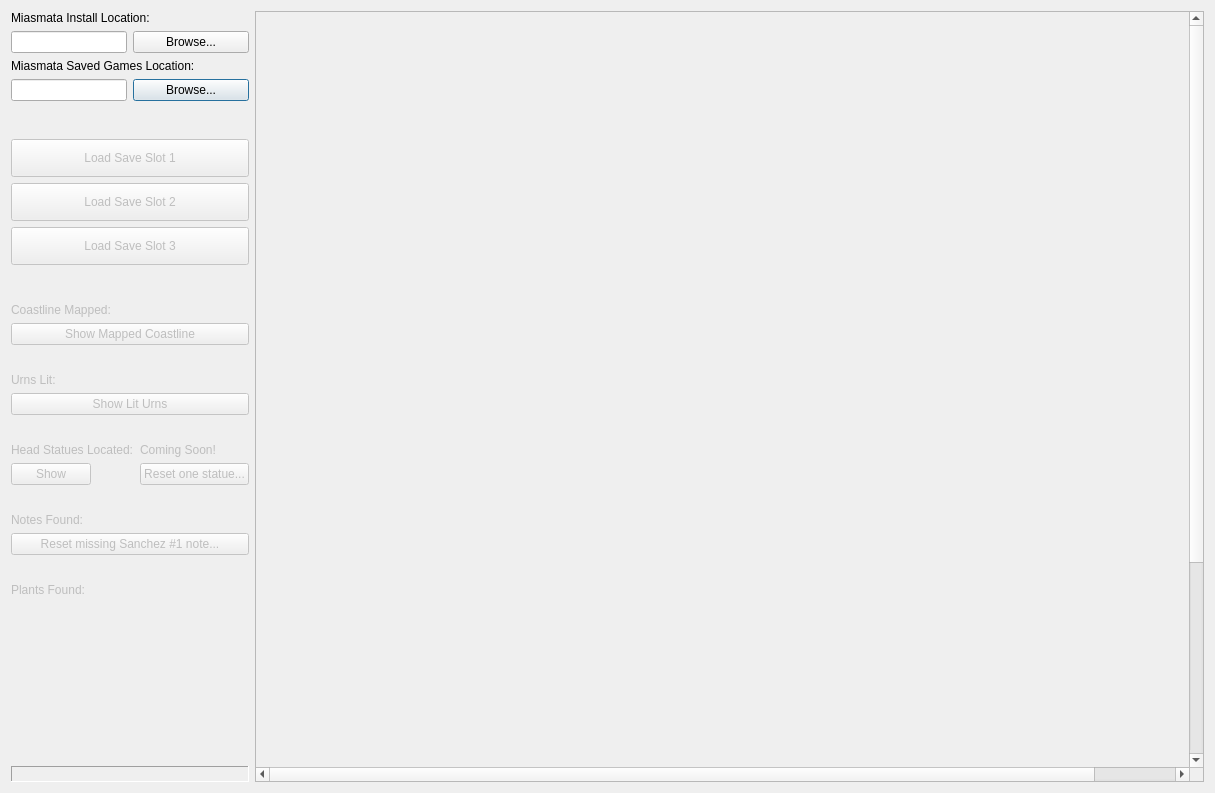
<?xml version="1.0" encoding="UTF-8"?>
<ui version="4.0">
 <class>SaveManager</class>
 <widget class="QDialog" name="SaveManager">
  <property name="geometry">
   <rect>
    <x>0</x>
    <y>0</y>
    <width>1215</width>
    <height>793</height>
   </rect>
  </property>
  <property name="windowTitle">
   <string>Miasmata Save Utility</string>
  </property>
  <layout class="QHBoxLayout" name="horizontalLayout_2" stretch="0,0">
   <item>
    <layout class="QVBoxLayout" name="verticalLayout">
     <item>
      <layout class="QGridLayout" name="gridLayout">
       <item row="2" column="0">
        <widget class="QLineEdit" name="install_path">
         <property name="sizePolicy">
          <sizepolicy hsizetype="Minimum" vsizetype="Fixed">
           <horstretch>0</horstretch>
           <verstretch>0</verstretch>
          </sizepolicy>
         </property>
        </widget>
       </item>
       <item row="4" column="1">
        <widget class="QPushButton" name="save_browse">
         <property name="text">
          <string>Browse...</string>
         </property>
        </widget>
       </item>
       <item row="2" column="1">
        <widget class="QPushButton" name="install_browse">
         <property name="text">
          <string>Browse...</string>
         </property>
        </widget>
       </item>
       <item row="4" column="0">
        <widget class="QLineEdit" name="save_path">
         <property name="sizePolicy">
          <sizepolicy hsizetype="Minimum" vsizetype="Fixed">
           <horstretch>0</horstretch>
           <verstretch>0</verstretch>
          </sizepolicy>
         </property>
        </widget>
       </item>
       <item row="3" column="0" colspan="2">
        <widget class="QLabel" name="label_2">
         <property name="sizePolicy">
          <sizepolicy hsizetype="Minimum" vsizetype="Preferred">
           <horstretch>0</horstretch>
           <verstretch>0</verstretch>
          </sizepolicy>
         </property>
         <property name="text">
          <string>Miasmata Saved Games Location:</string>
         </property>
        </widget>
       </item>
       <item row="1" column="0" colspan="2">
        <widget class="QLabel" name="label">
         <property name="sizePolicy">
          <sizepolicy hsizetype="Minimum" vsizetype="Preferred">
           <horstretch>0</horstretch>
           <verstretch>0</verstretch>
          </sizepolicy>
         </property>
         <property name="text">
          <string>Miasmata Install Location:</string>
         </property>
        </widget>
       </item>
      </layout>
     </item>
     <item>
      <spacer name="verticalSpacer">
       <property name="orientation">
        <enum>Qt::Vertical</enum>
       </property>
       <property name="sizeType">
        <enum>QSizePolicy::Maximum</enum>
       </property>
       <property name="sizeHint" stdset="0">
        <size>
         <width>20</width>
         <height>32</height>
        </size>
       </property>
      </spacer>
     </item>
     <item>
      <widget class="QPushButton" name="save0">
       <property name="enabled">
        <bool>false</bool>
       </property>
       <property name="minimumSize">
        <size>
         <width>0</width>
         <height>38</height>
        </size>
       </property>
       <property name="maximumSize">
        <size>
         <width>416</width>
         <height>16777215</height>
        </size>
       </property>
       <property name="text">
        <string>Load Save Slot 1</string>
       </property>
      </widget>
     </item>
     <item>
      <widget class="QPushButton" name="save1">
       <property name="enabled">
        <bool>false</bool>
       </property>
       <property name="minimumSize">
        <size>
         <width>0</width>
         <height>38</height>
        </size>
       </property>
       <property name="maximumSize">
        <size>
         <width>416</width>
         <height>16777215</height>
        </size>
       </property>
       <property name="text">
        <string>Load Save Slot 2</string>
       </property>
      </widget>
     </item>
     <item>
      <widget class="QPushButton" name="save2">
       <property name="enabled">
        <bool>false</bool>
       </property>
       <property name="minimumSize">
        <size>
         <width>0</width>
         <height>38</height>
        </size>
       </property>
       <property name="maximumSize">
        <size>
         <width>416</width>
         <height>16777215</height>
        </size>
       </property>
       <property name="text">
        <string>Load Save Slot 3</string>
       </property>
      </widget>
     </item>
     <item>
      <spacer name="verticalSpacer_3">
       <property name="orientation">
        <enum>Qt::Vertical</enum>
       </property>
       <property name="sizeType">
        <enum>QSizePolicy::Maximum</enum>
       </property>
       <property name="sizeHint" stdset="0">
        <size>
         <width>20</width>
         <height>32</height>
        </size>
       </property>
      </spacer>
     </item>
     <item>
      <layout class="QFormLayout" name="formLayout">
       <property name="fieldGrowthPolicy">
        <enum>QFormLayout::AllNonFixedFieldsGrow</enum>
       </property>
       <item row="1" column="0">
        <widget class="QLabel" name="lbl_coast">
         <property name="enabled">
          <bool>false</bool>
         </property>
         <property name="text">
          <string>Coastline Mapped:</string>
         </property>
        </widget>
       </item>
       <item row="2" column="0" colspan="2">
        <widget class="QPushButton" name="show_coast">
         <property name="enabled">
          <bool>false</bool>
         </property>
         <property name="text">
          <string>Show Mapped Coastline</string>
         </property>
        </widget>
       </item>
       <item row="3" column="0" colspan="2">
        <spacer name="verticalSpacer_4">
         <property name="orientation">
          <enum>Qt::Vertical</enum>
         </property>
         <property name="sizeType">
          <enum>QSizePolicy::Maximum</enum>
         </property>
         <property name="sizeHint" stdset="0">
          <size>
           <width>20</width>
           <height>16</height>
          </size>
         </property>
        </spacer>
       </item>
       <item row="4" column="0">
        <widget class="QLabel" name="lbl_urns">
         <property name="enabled">
          <bool>false</bool>
         </property>
         <property name="text">
          <string>Urns Lit:</string>
         </property>
        </widget>
       </item>
       <item row="4" column="1">
        <widget class="QLabel" name="urns">
         <property name="text">
          <string/>
         </property>
        </widget>
       </item>
       <item row="5" column="0" colspan="2">
        <widget class="QPushButton" name="show_urns">
         <property name="enabled">
          <bool>false</bool>
         </property>
         <property name="text">
          <string>Show Lit Urns</string>
         </property>
        </widget>
       </item>
       <item row="6" column="0" colspan="2">
        <spacer name="verticalSpacer_5">
         <property name="orientation">
          <enum>Qt::Vertical</enum>
         </property>
         <property name="sizeType">
          <enum>QSizePolicy::Maximum</enum>
         </property>
         <property name="sizeHint" stdset="0">
          <size>
           <width>20</width>
           <height>16</height>
          </size>
         </property>
        </spacer>
       </item>
       <item row="7" column="0">
        <widget class="QLabel" name="lbl_heads">
         <property name="enabled">
          <bool>false</bool>
         </property>
         <property name="text">
          <string>Head Statues Located:</string>
         </property>
        </widget>
       </item>
       <item row="7" column="1">
        <widget class="QLabel" name="heads">
         <property name="enabled">
          <bool>false</bool>
         </property>
         <property name="text">
          <string>Coming Soon!</string>
         </property>
        </widget>
       </item>
       <item row="8" column="0">
        <widget class="QPushButton" name="show_heads">
         <property name="enabled">
          <bool>false</bool>
         </property>
         <property name="text">
          <string>Show</string>
         </property>
        </widget>
       </item>
       <item row="8" column="1">
        <widget class="QPushButton" name="reset_head">
         <property name="enabled">
          <bool>false</bool>
         </property>
         <property name="text">
          <string>Reset one statue...</string>
         </property>
        </widget>
       </item>
       <item row="9" column="0" colspan="2">
        <spacer name="verticalSpacer_6">
         <property name="orientation">
          <enum>Qt::Vertical</enum>
         </property>
         <property name="sizeType">
          <enum>QSizePolicy::Maximum</enum>
         </property>
         <property name="sizeHint" stdset="0">
          <size>
           <width>20</width>
           <height>16</height>
          </size>
         </property>
        </spacer>
       </item>
       <item row="10" column="0">
        <widget class="QLabel" name="lbl_notes">
         <property name="enabled">
          <bool>false</bool>
         </property>
         <property name="text">
          <string>Notes Found:</string>
         </property>
        </widget>
       </item>
       <item row="10" column="1">
        <widget class="QLabel" name="notes">
         <property name="text">
          <string/>
         </property>
        </widget>
       </item>
       <item row="11" column="0" colspan="2">
        <widget class="QPushButton" name="reset_notezz">
         <property name="enabled">
          <bool>false</bool>
         </property>
         <property name="text">
          <string>Reset missing Sanchez #1 note...</string>
         </property>
        </widget>
       </item>
       <item row="12" column="0" colspan="2">
        <spacer name="verticalSpacer_7">
         <property name="orientation">
          <enum>Qt::Vertical</enum>
         </property>
         <property name="sizeType">
          <enum>QSizePolicy::Maximum</enum>
         </property>
         <property name="sizeHint" stdset="0">
          <size>
           <width>20</width>
           <height>16</height>
          </size>
         </property>
        </spacer>
       </item>
       <item row="13" column="0">
        <widget class="QLabel" name="lbl_plants">
         <property name="enabled">
          <bool>false</bool>
         </property>
         <property name="text">
          <string>Plants Found:</string>
         </property>
        </widget>
       </item>
       <item row="13" column="1">
        <widget class="QLabel" name="plants">
         <property name="text">
          <string/>
         </property>
        </widget>
       </item>
       <item row="1" column="1">
        <widget class="QLabel" name="coast">
         <property name="text">
          <string/>
         </property>
        </widget>
       </item>
      </layout>
     </item>
     <item>
      <spacer name="verticalSpacer_2">
       <property name="orientation">
        <enum>Qt::Vertical</enum>
       </property>
       <property name="sizeHint" stdset="0">
        <size>
         <width>20</width>
         <height>40</height>
        </size>
       </property>
      </spacer>
     </item>
     <item>
      <widget class="QLabel" name="progress">
       <property name="frameShape">
        <enum>QFrame::Panel</enum>
       </property>
       <property name="frameShadow">
        <enum>QFrame::Sunken</enum>
       </property>
       <property name="text">
        <string/>
       </property>
      </widget>
     </item>
    </layout>
   </item>
   <item>
    <widget class="QScrollArea" name="scrollArea">
     <property name="minimumSize">
      <size>
       <width>768</width>
       <height>0</height>
      </size>
     </property>
     <property name="baseSize">
      <size>
       <width>1024</width>
       <height>1024</height>
      </size>
     </property>
     <property name="widgetResizable">
      <bool>true</bool>
     </property>
     <widget class="QWidget" name="scrollAreaWidgetContents">
      <property name="geometry">
       <rect>
        <x>0</x>
        <y>0</y>
        <width>1024</width>
        <height>1024</height>
       </rect>
      </property>
      <property name="minimumSize">
       <size>
        <width>1024</width>
        <height>1024</height>
       </size>
      </property>
     </widget>
    </widget>
   </item>
  </layout>
 </widget>
 <tabstops>
  <tabstop>install_path</tabstop>
  <tabstop>install_browse</tabstop>
  <tabstop>save_path</tabstop>
  <tabstop>save_browse</tabstop>
  <tabstop>save0</tabstop>
  <tabstop>save1</tabstop>
  <tabstop>save2</tabstop>
  <tabstop>show_coast</tabstop>
  <tabstop>show_urns</tabstop>
  <tabstop>show_heads</tabstop>
  <tabstop>reset_head</tabstop>
  <tabstop>reset_notezz</tabstop>
  <tabstop>scrollArea</tabstop>
 </tabstops>
 <resources/>
 <connections/>
</ui>
